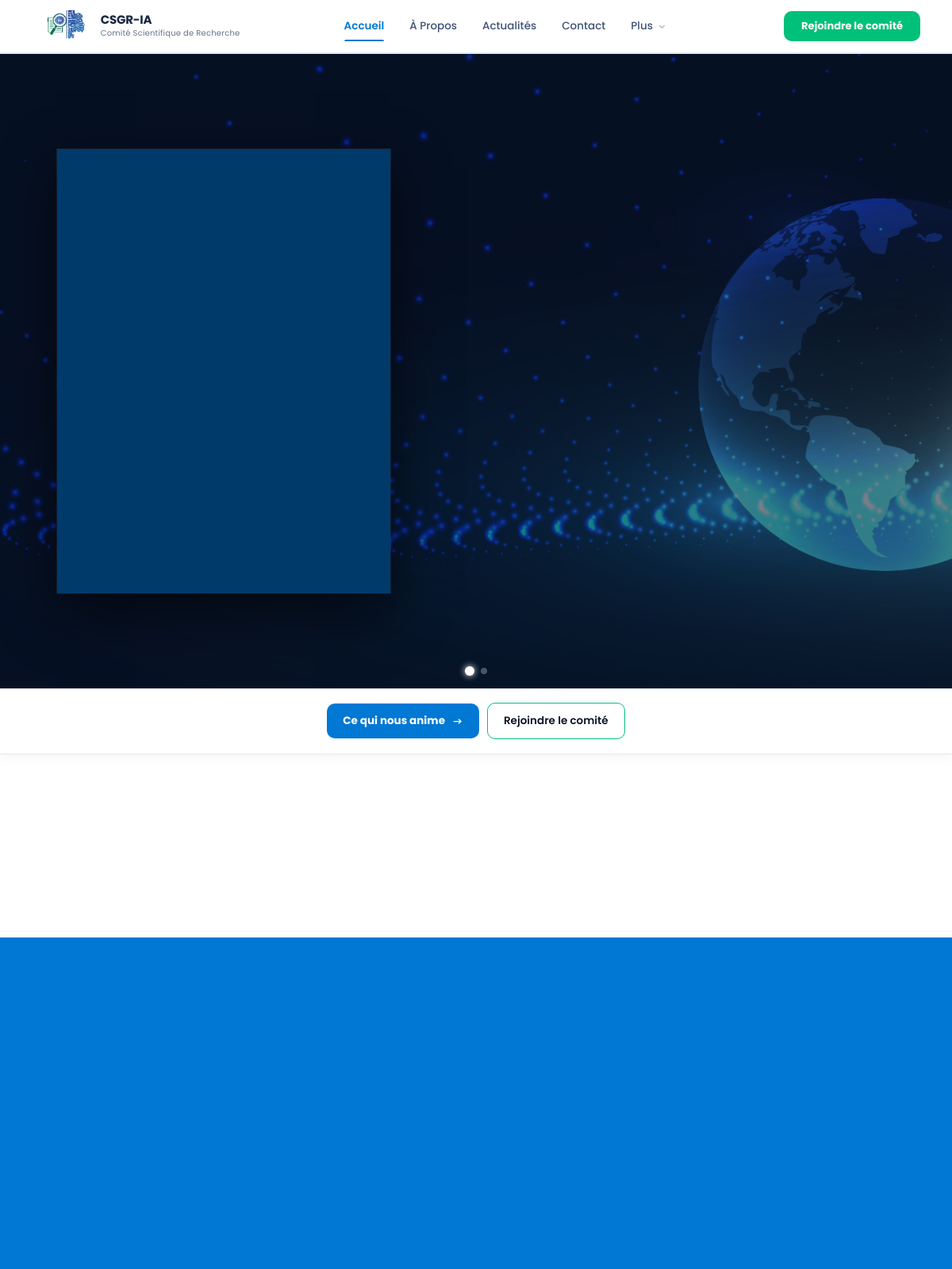
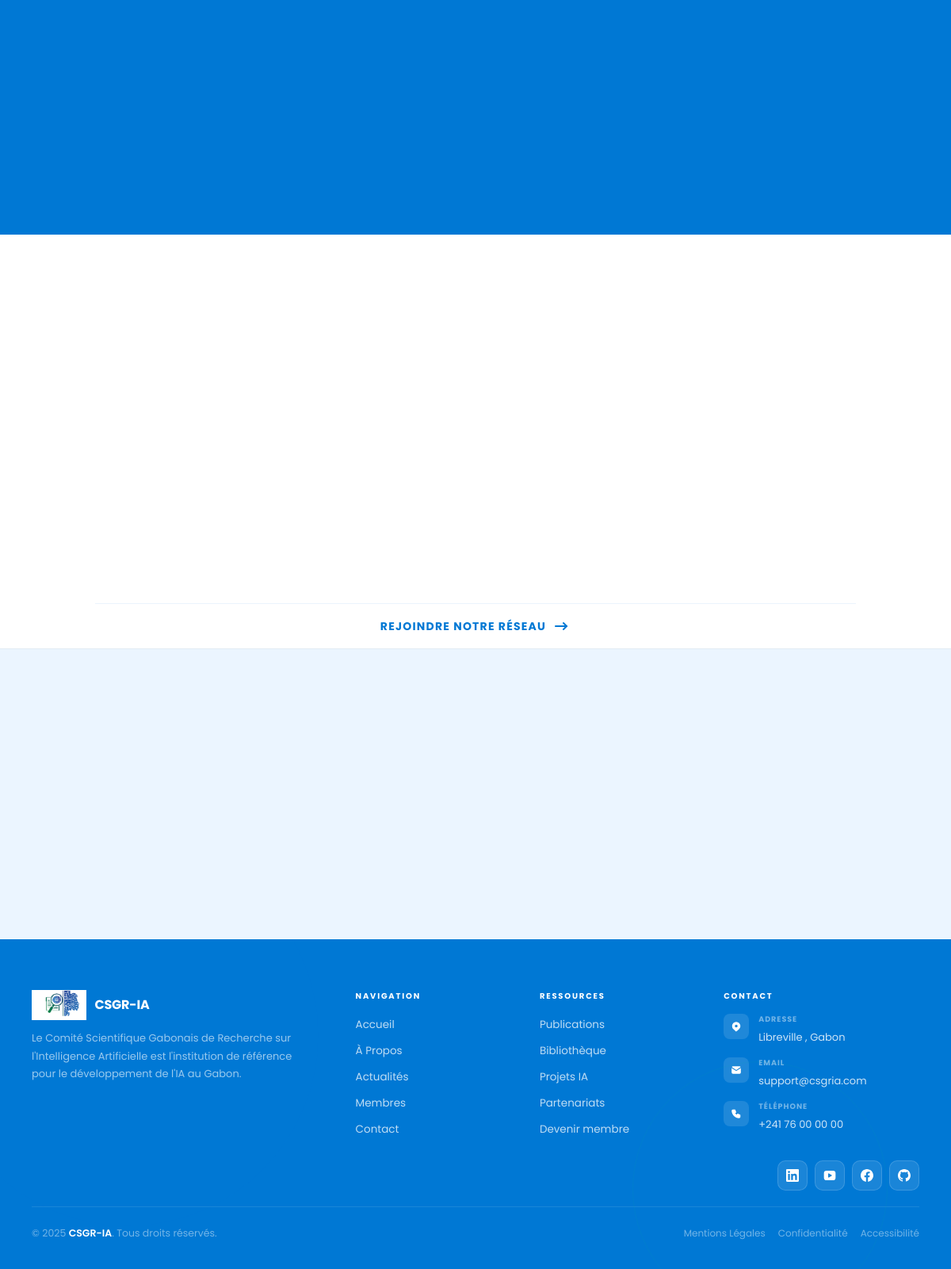
The page / on the database its author committed (2 pictures, top to bottom).
### core/models.py (models this page shows, shortened)
class Caroussel(models.Model):
    bg = models.ImageField(
        upload_to='caroussel/bg/',
        blank=True, null=True,
        verbose_name=_('Arrière-plan')
    )
    poster = models.ImageField(
        upload_to='caroussel/poster/',
        blank=True, null=True,
        verbose_name=_('Affiche')
    )
    actif = models.BooleanField(
        default=False,
        verbose_name=_('Actif')
    )
    ordre = models.PositiveSmallIntegerField(
        default=0,
        verbose_name=_('Ordre d\'affichage'),
        help_text=_('Numéro d\'ordre dans le carousel (0 = premier)')
    )
    date_creat = models.DateTimeField(
        auto_now_add=True,
        verbose_name=_('Date de création')
    )
    date_update = models.DateTimeField(
        auto_now=True,
        verbose_name=_('Dernière modification')
    )
    class Meta:
        verbose_name = _('Carousel')
        verbose_name_plural = _('Carousels')
        ordering = ['ordre', 'date_creat']
    @property
    def bg_url(self):
        return self.bg.url if self.bg else None
    @property
    def poster_url(self):
        return self.poster.url if self.poster else None
    @property
    def has_poster(self):
        return bool(self.poster)

class Contact(models.Model):
    id = models.UUIDField(
        primary_key=True,
        default=uuid.uuid4,
        editable=False
    )
    support_tel              = models.CharField(max_length=100, blank=True)
    support_email            = models.CharField(max_length=100, blank=True)
    support_group_whatsapp   = models.CharField(max_length=100, blank=True)
    support_adresse          = models.CharField(max_length=100, blank=True)
    reseau_linkedin  = models.CharField(max_length=100, blank=True)
    reseau_github    = models.CharField(max_length=100, blank=True)
    reseau_facebook  = models.CharField(max_length=100, blank=True)
    reseau_youtube   = models.CharField(max_length=100, blank=True)
    image_hero_contact = models.ImageField(
        upload_to='contact/', blank=True, null=True
    )
    created_at = models.DateTimeField(auto_now_add=True)
    updated_at = models.DateTimeField(auto_now=True)
    class Meta:
        verbose_name        = 'Contact'
        verbose_name_plural = 'Contacts'
        ordering            = ['-created_at']
    @property
    def social_links(self):
        return {
            k: v for k, v in {
                'linkedin': self.reseau_linkedin,
                'github':   self.reseau_github,
                'facebook': self.reseau_facebook,
                'youtube':  self.reseau_youtube,
            }.items() if v
        }
    @property
    def has_support_info(self):
        return any([
            self.support_tel,
            self.support_email,
            self.support_group_whatsapp,
            self.support_adresse,
        ])

### core/views.py (the view)
# urls.py: path('', views.home_view, name='home'),
def home_view(request):
    carousels = Caroussel.objects.filter(actif=True).order_by('ordre', 'date_creat')
    missions  = Mission.objects.filter(actif=True).order_by('position', 'date_creat')
    return render(request, 'core/home_page.html', {
        'carousels': carousels,
        'missions':  missions,
    })

### core/context_processors.py (called while the page is built)
def contact_info(request):
    try:
        contact = Contact.objects.first()
    except Exception:
        contact = None
    return {
        'contact': contact,
    }

### core/models.py (called while the page is built)
    @property
    def visuel_url(self):
        return self.visuel.url if self.visuel else None

### templates/core/home_page.html (shortened to what this page needs)
{% extends 'core/index.html' %}
{% load static %}
{% block style %}
<link rel="stylesheet" href="{% static 'css/core/home.css' %}">
{% endblock %}
{% block content %}
<section class="hero-carousel" id="heroCarousel">
    <div class="hero-track" id="heroTrack">
        {% for slide in carousels %}
        <div class="hero-slide {% if forloop.first %}active{% endif %}">
            <div class="hero-slide-bg" style="background-image:url('{{ slide.bg_url }}');"></div>
            {% if slide.has_poster %}
            <div class="hero-slide-poster">
            </div>
            {% endif %}
        </div>
        {% endfor %}
    </div>
    <div class="hero-dots" id="heroDots">
        {% for slide in carousels %}
        <button class="hero-dot {% if forloop.first %}active{% endif %}"
                data-index="{{ forloop.counter0 }}">
        </button>
        {% endfor %}
    </div>
</section>
<div class="hero-cta-bar">
    <a href="{% url 'core:apropos'%}#mission-objectif" class="btn-cta-green">
        Ce qui nous anime
        <svg xmlns="http://www.w3.org/2000/svg" width="24" height="24" viewBox="0 0 24 24" fill="none"
            stroke="currentColor" stroke-width="2" stroke-linecap="round" stroke-linejoin="round">
            <path stroke="none" d="M0 0h24v24H0z" fill="none"/>
            <path d="M5 12l14 0"/><path d="M15 16l4 -4"/><path d="M15 8l4 4"/>
        </svg>
    </a>
    <a href="#" class="btn-cta-outline">
        Rejoindre le comité
    </a>
</div>
<section class="missions-wrapper">
    <div class="missions-inner">
    </div>
</section>
<section class="trust-section">
    <div class="team-grid">
    </div>
</section>
<div style="display:flex; align-items:center; justify-content:center;">
    <div class="section-eyebrow">Rejoindre notre réseau
        <svg xmlns="http://www.w3.org/2000/svg" width="24" height="24" viewBox="0 0 24 24" fill="none"
            stroke="currentColor" stroke-width="2" stroke-linecap="round" stroke-linejoin="round">
            <path stroke="none" d="M0 0h24v24H0z" fill="none"/>
            <path d="M5 12l14 0"/><path d="M15 16l4 -4"/><path d="M15 8l4 4"/>
        </svg>
    </div>
</div>
<section class="cta-section">
</section>
{% endblock %}

### templates/core/includes/_footer.html (shortened to what this page needs)
{% load static %}
{% block style %}
<link rel="stylesheet" href="{% static 'css/core/includes/footer.css' %}">
{% endblock %}
<footer>
    <div class="footer-inner">
        <div class="footer-grid">
            <div>
                <div class="footer-brand-logo">
                    <img style="background-color: white;" src="{% static 'imgs/logo.svg' %}" alt="CSGR-IA">
                    <strong>CSGR-IA</strong>
                </div>
                <p class="footer-brand-desc">
                    Le Comité Scientifique Gabonais de Recherche sur l'Intelligence Artificielle est l'institution de référence pour le développement de l'IA au Gabon.
                </p>
            </div>
            <div class="footer-col">
                <h5>Navigation</h5>
                <ul>
                    <li><a href="{% url 'core:home' %}">Accueil</a></li>
                    <li><a href="{% url 'core:apropos' %}">À Propos</a></li>
                    <li><a href="{% url 'actualite:actualite_index' %}">Actualités</a></li>
                    <li><a href="#">Membres</a></li>
                    <li><a href="{% url 'core:contact' %}">Contact</a></li>
                </ul>
            </div>
            <div class="footer-col">
                <h5>Ressources</h5>
                <ul>
                    <li><a href="#">Publications</a></li>
                    <li><a href="#">Bibliothèque</a></li>
                    <li><a href="#">Projets IA</a></li>
                    <li><a href="#">Partenariats</a></li>
                    <li><a href="#">Devenir membre</a></li>
                </ul>
            </div>
            {% if contact.has_support_info %}
            <div class="footer-col">
                <h5>Contact</h5>
                <div class="footer-contact-item">
                    <div class="footer-contact-icon">
                    </div>
                    <div>
                        <span class="contact-label">Adresse</span>
                        <span class="contact-value">{{contact.support_adresse}}</span>
                    </div>
                </div>
                <div class="footer-contact-item">
                    <div class="footer-contact-icon">
                    </div>
                    <div>
                        <span class="contact-label">Email</span>
                        <span class="contact-value">{{contact.support_email}}</span>
                    </div>
                </div>
                <div class="footer-contact-item">
                    <div class="footer-contact-icon">
                    </div>
                    <div>
                        <span class="contact-label">Téléphone</span>
                        <span class="contact-value">{{contact.support_tel}}</span>
                    </div>
                </div>
            </div>
        </div>
        {% endif %}
        {% if contact.social_links %}
        <div class="footer-socials-row">
            <div class="footer-socials">
                <a href="{{contact.reseau_linkedin}}" class="footer-social-btn" aria-label="LinkedIn">
                </a>
                <a href="{{contact.reseau_youtube}}" class="footer-social-btn" aria-label="YouTube">
                </a>
                <a href="{{contact.reseau_facebook}}" class="footer-social-btn" aria-label="Facebook">
                </a>
                <a href="{{contact.reseau_github}}" class="footer-social-btn" aria-label="GitHub">
                </a>
            </div>
        </div>
        {% endif %}
        <div class="footer-bottom">
            <p class="footer-copyright">© 2025 <strong>CSGR-IA</strong>. Tous droits réservés.</p>
            <div class="footer-legal">
                <a href="#">Mentions Légales</a>
                <a href="#">Confidentialité</a>
                <a href="#">Accessibilité</a>
            </div>
        </div>
    </div>
</footer>

### static/css/core/index.css (style rules this page uses)
* { padding: 0; margin: 0; box-sizing: border-box; }
:root { --green-50: #E6FAF4; --green-100: #A8EDD4; --green-500: #00C07A; --green-800: #006641; --blue-50: #EBF5FF; --blue-100: #B3D9FF; --blue-500: #0078D4; --blue-800: #003A6B; --white: #FFFFFF; --soft-white: #F7FAFB; --navy: #0A1628; --text-dark: #1A2942; --text-mid: #3D5175; --text-light: #64748B; --border: #E2EBF4; }
html { scroll-behavior: smooth; }
body { font-family: 'Poppins', sans-serif; background: var(--white); color: var(--text-dark); display: flex; flex-direction: column; min-height: 100vh; }

### static/css/core/includes/footer.css (style rules this page uses)
footer { background: var(--blue-500); color: var(--white); position: relative; overflow: hidden; }
footer::before { content: ''; position: absolute; width: 480px; height: 480px; border-radius: 50%; border: 1px solid rgba(0, 120, 212, 0.08); top: -120px; left: -80px; pointer-events: none; }
footer::after { content: ''; position: absolute; width: 320px; height: 320px; border-radius: 50%; border: 1px solid rgba(0, 192, 122, 0.07); bottom: -60px; right: 80px; pointer-events: none; }
.footer-inner { max-width: 1280px; margin: 0 auto; padding: 40px 20px 28px; position: relative; }
.footer-grid { display: grid; grid-template-columns: 1fr; gap: 36px; }
.footer-brand-logo { display: flex; flex-direction: row; gap: 10px; align-items: center; margin-bottom: 12px; }
.footer-brand-logo img { height: 38px; width: auto; }
.footer-brand-logo strong { font-size: 16px; font-weight: 700; color: var(--white); letter-spacing: -0.2px; }
.footer-brand-desc { font-size: 13px; line-height: 1.75; color: rgba(255, 255, 255, 0.60); max-width: 340px; }
.footer-col h5 { font-size: 10px; font-weight: 700; letter-spacing: 1.8px; text-transform: uppercase; color: var(--white); margin-bottom: 14px; }
.footer-col ul { list-style: none; display: flex; flex-direction: column; gap: 8px; }
.footer-col ul li a { font-size: 13.5px; color: rgba(255, 255, 255, 0.75); text-decoration: none; display: inline-flex; align-items: center; gap: 7px; transition: color 0.18s, padding-left 0.18s; }
.footer-contact-item { display: flex; align-items: flex-start; gap: 12px; margin-bottom: 14px; }
.footer-contact-icon { width: 32px; height: 32px; background: rgba(255, 255, 255, 0.12); border-radius: 8px; display: flex; align-items: center; justify-content: center; flex-shrink: 0; color: var(--white); }
.footer-contact-icon svg { width: 14px; height: 14px; }
.contact-label { display: block; font-size: 9.5px; font-weight: 700; letter-spacing: 1px; text-transform: uppercase; color: rgba(255, 255, 255, 0.45); margin-bottom: 2px; }
.contact-value { font-size: 13px; color: rgba(255, 255, 255, 0.80); }
.footer-socials-row { display: flex; align-items: center; justify-content: center; border-bottom: 1px solid rgba(255, 255, 255, 0.10); padding: 20px 0; margin-bottom: 24px; }
.footer-socials { display: flex; gap: 9px; }
.footer-social-btn { width: 38px; height: 38px; display: flex; align-items: center; justify-content: center; background: rgba(255, 255, 255, 0.10); border: 1px solid rgba(255, 255, 255, 0.15); border-radius: 10px; color: var(--white); text-decoration: none; transition: background 0.22s, border-color 0.22s, transform 0.22s; }
.footer-social-btn svg { width: 16px; height: 16px; }
.footer-bottom { display: flex; flex-direction: column; align-items: center; gap: 12px; text-align: center; }
.footer-copyright { font-size: 12.5px; color: rgba(255, 255, 255, 0.45); }
.footer-copyright strong { color: var(--white); font-weight: 600; }
.footer-legal { display: flex; flex-wrap: wrap; justify-content: center; gap: 16px; }
.footer-legal a { font-size: 12px; color: rgba(255, 255, 255, 0.45); text-decoration: none; transition: color 0.18s; }
@media (min-width: 640px) { .footer-inner { padding: 48px 32px 32px; } }
@media (min-width: 640px) { .footer-grid { grid-template-columns: 1fr 1fr; gap: 40px; } }
@media (min-width: 640px) { .footer-bottom { flex-direction: row; justify-content: space-between; text-align: left; } }
@media (min-width: 640px) { .footer-socials-row { justify-content: flex-end; } }
@media (min-width: 1024px) { .footer-inner { padding: 64px 40px 36px; } }
@media (min-width: 1024px) { .footer-grid { grid-template-columns: 2fr 1fr 1fr 1.4fr; gap: 56px; } }

### rows shown on the page
Caroussel: bg_url (picture)
Contact: support_adresse "Libreville , Gabon", support_email "support@csgria.com", support_tel "+241 76 00 00 00"
